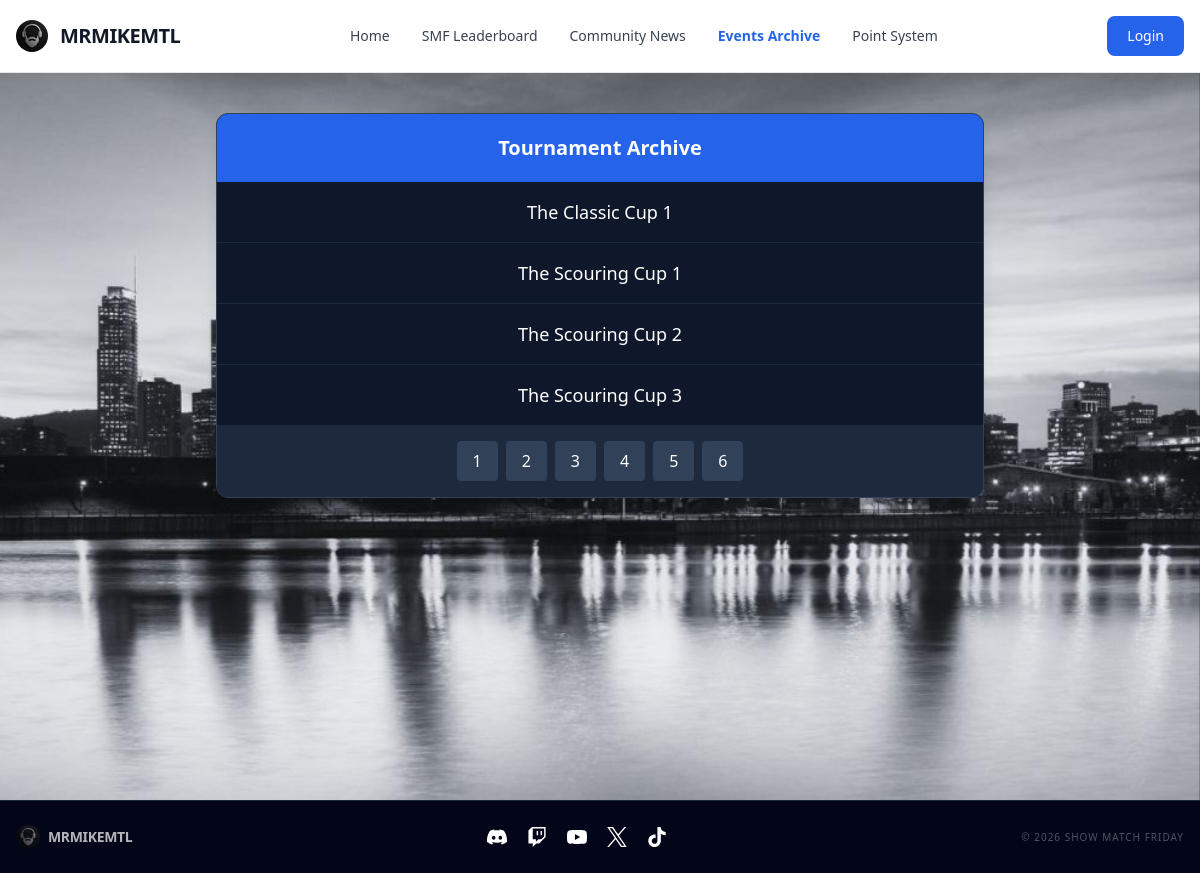
/events?page=7, run on an earlier commit of the app's database.
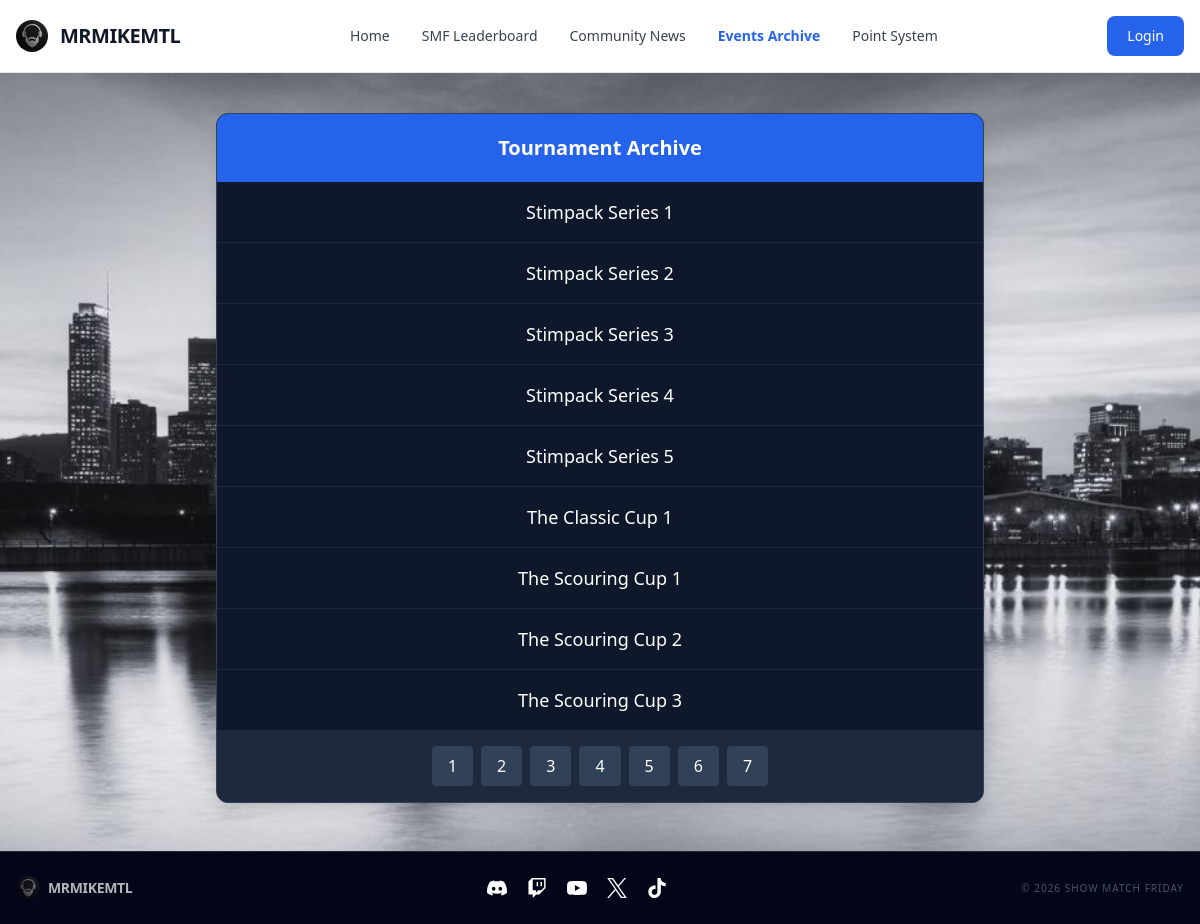
And on a later commit of the database.
### tables this page shows
CREATE TABLE tournaments (id INTEGER PRIMARY KEY, name varchar(255), participants varchar(255), progress_state varchar(255), tournament_id integer);

CREATE TABLE tournaments2026 (id INTEGER PRIMARY KEY, name varchar(255), participants varchar(255), progress_state varchar(255), tournament_id integer, points_calculated INTEGER NOT NULL DEFAULT 0);

### web/app.py (the view, shortened to what this page needs)
@app.route("/events")
def events():
    data2025 = dbsession.exec_driver_sql("SELECT name FROM tournaments;").all()
    data2026 = dbsession.exec_driver_sql("SELECT name FROM tournaments2026;").all()
    all_events = data2025 + data2026
    event = request.args.get("event")
    if not event:
        raw_data = sorted(all_events)
        data = []
        page_size = 15
        total = len(raw_data)
        total_pages = max(1, round(total / page_size))
        page = request.args.get("page", type=int) or 1
        starting_spot = (page - 1) * page_size + 1
        i = 1
        for record in raw_data:
            if i >= starting_spot and len(data) < page_size:
                data.append({"name": record.name})
            i += 1
        pages = list(range(1, total_pages + 1))
        return render_template("events.html", data=data, pages=pages)

### web/templates/events.html (shortened to what this page needs)
{% extends "base.html" %}
{% block content %}
<div class="max-w-3xl mx-auto">
    {% if data %}
    <div class="overflow-hidden rounded-xl shadow-lg border border-slate-700 bg-slate-900">
        <h2 class="p-5 text-xl font-bold text-center bg-blue-600 text-white">Tournament Archive</h2>
        <div class="divide-y divide-slate-800">
            {% for row in data %}
            <a href="/events?event={{ row.name }}" class="block px-6 py-4 text-center text-lg font-medium text-white hover:bg-blue-900/30 hover:text-blue-400 transition-all">
                {{ row.name.split("-")[0].replace("_", " ") }}
            </a>
            {% endfor %}
        </div>
        <div class="flex justify-center bg-slate-800 p-4 gap-2">
            {% for page in pages %}
                <a href="/events?page={{ page }}" class="px-4 py-2 bg-slate-700 text-white rounded hover:bg-blue-600 transition-all">{{ page }}</a>
            {% endfor %}
        </div>
    </div>
    {% endif %}
</div>
{% endblock %}

### web/templates/base.html (shortened to what this page needs)
<!DOCTYPE html>
<html lang="en">
<head>
    <link rel="stylesheet" href="{{url_for('static',filename='dist/output.css')}}">
</head>
<body class="bg-gray-900">
    <nav class="bg-white border-b border-gray-200 px-4 py-2.5">
        <div class="container flex flex-wrap items-center justify-between mx-auto max-w-7xl">
            <a href="/" class="flex items-center">
                <img src="../static/dist/beard_logo.jpg" class="h-8 mr-3 rounded-full">
                <span class="self-center text-xl font-bold tracking-tight text-gray-900">MRMIKEMTL</span>
            </a>
            <div class="flex md:order-2 items-center">
                {% if current_user.is_authenticated %}
                    <div class="flex items-center gap-4 mr-4">
                        <span class="text-blue-600 font-bold hidden sm:block">
                            Welcome, {{ current_user.username }}
                        </span>
                        <a href="{{ url_for('logout') }}"
                        class="text-white bg-red-600 hover:bg-red-700 font-medium rounded-lg text-sm px-5 py-2.5 transition-colors">
                            Logout
                        </a>
                    </div>
                {% else %}
                    <a href="{{ url_for('login') }}"
                    class="text-white bg-blue-600 hover:bg-blue-700 font-medium rounded-lg text-sm px-5 py-2.5">
                        Login
                    </a>
                {% endif %}
            </div>
            <div class="items-center justify-between hidden w-full md:flex md:w-auto md:order-1" id="navbar-cta">
                <ul class="flex flex-col p-4 mt-4 border border-gray-100 rounded-lg md:flex-row md:space-x-8 md:mt-0 md:text-sm md:font-medium md:border-0">
                    <li><a href="/" class="block py-2 px-3 {% if request.path == '/' %}text-blue-600 font-bold{% else %}text-gray-700 hover:text-blue-600{% endif %} md:p-0">Home</a></li>
                    <li><a href="/leaderboard" class="block py-2 px-3 {% if request.path == '/leaderboard' %}text-blue-600 font-bold{% else %}text-gray-700 hover:text-blue-600{% endif %} md:p-0">SMF Leaderboard</a></li>
                    <li><a href="/news" class="block py-2 px-3 {% if request.path == '/news' %}text-blue-600 font-bold{% else %}text-gray-700 hover:text-blue-600{% endif %} md:p-0">Community News</a></li>
                    <li><a href="/events" class="block py-2 px-3 {% if request.path == '/events' %}text-blue-600 font-bold{% else %}text-gray-700 hover:text-blue-600{% endif %} md:p-0">Events Archive</a></li>
                    <li><a href="/point_system" class="block py-2 px-3 {% if request.path == '/point_system' %}text-blue-600 font-bold{% else %}text-gray-700 hover:text-blue-600{% endif %} md:p-0">Point System</a></li>
                </ul>
            </div>
        </div>
    </nav>
    <div class="bg-slate-950 bg-[url('cityscape.jpg')] bg-cover bg-fixed bg-center min-h-screen w-full flex flex-col items-center pt-10">
    <div class="w-full max-w-7xl px-4 mb-auto"> {% block content %}{% endblock %}
    </div>
    <footer class="w-full bg-slate-950 border-t border-slate-800 py-6 mt-12">
            <div class="max-w-7xl mx-auto px-4 flex flex-col md:flex-row justify-between items-center gap-4">
                <div class="flex items-center opacity-70">
                    <img src="../static/dist/beard_logo.jpg" class="h-6 mr-2 rounded-full">
                    <span class="text-sm font-bold text-white uppercase tracking-tight">MRMIKEMTL</span>
                </div>
                <div class="flex gap-5">
                    <a href="https://discord.gg/uxWJRgnDt5" class="hover:scale-110 transition-transform"><img src="../static/dist/discord.svg" class="h-5 w-5 invert"></a>
                    <a href="https://www.twitch.tv/mrmikemtl" class="hover:scale-110 transition-transform"><img src="../static/dist/twitch.svg" class="h-5 w-5 invert"></a>
                    <a href="https://www.youtube.com/@mrmikemtl" class="hover:scale-110 transition-transform"><img src="../static/dist/youtube.svg" class="h-5 w-5 invert"></a>
                    <a href="https://x.com/mrmikeMTL" class="hover:scale-110 transition-transform"><img src="../static/dist/x.svg" class="h-5 w-5 invert"></a>
                    <a href="https://www.tiktok.com/@showmatchfriday" class="hover:scale-110 transition-transform"><img src="../static/dist/tiktok.svg" class="h-5 w-5 invert"></a>
                </div>
                <p class="text-gray-600 text-[10px] uppercase tracking-widest">© 2026 Show Match Friday</p>
            </div>
        </footer>
    </div>
</body>
</html>

What changed in the data, as far as the page shows it:
now on this page (row unchanged): tournaments2026: name.split "Stimpack Series 1"
now on this page (row unchanged): tournaments2026: name.split "Stimpack Series 2"
now on this page (row unchanged): tournaments2026: name.split "Stimpack Series 3"
added tournaments2026: name.split "Stimpack Series 4"
added tournaments2026: name.split "Stimpack Series 5"
Also different on the page:
new list line: "7"
